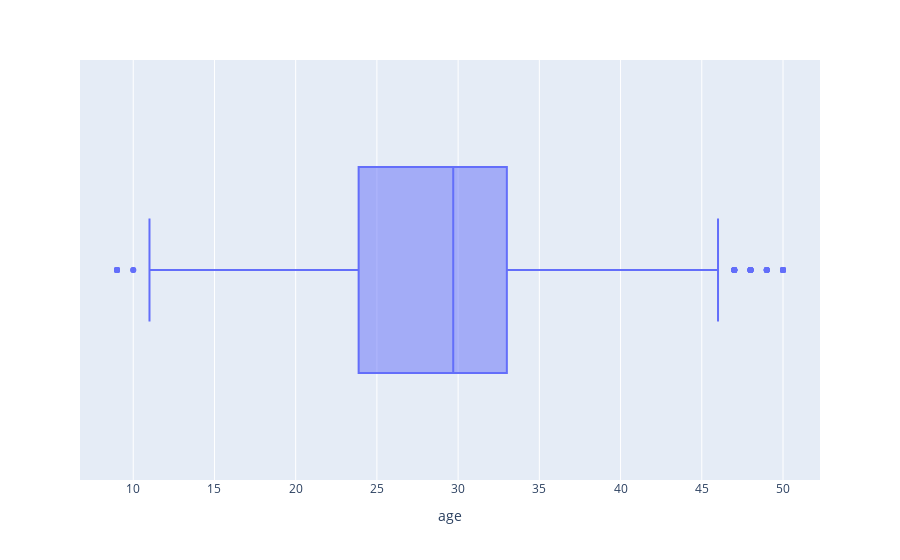

Here is the notebook cell this chart was saved with:
### Markdown cell above
##  Removing Outliers

### Code cell
import plotly.express as px
px.box(df_linear, x='age')

### Figure 1 — Plotly figure (JSON) as saved in the notebook; plotly's stock layout.template omitted (floating-point values rounded to 4 significant figures; data arrays with more than 128 entries replaced by an {"elided": "..."} marker saying what was removed)
{"data": [{"alignmentgroup": "True", "hovertemplate": "age=%{x}<extra></extra>", "legendgroup": "", "marker": {"color": "#636efa"}, "name": "", "notched": false, "offsetgroup": "", "orientation": "h", "showlegend": false, "type": "box", "x": {"elided": "773 float values"}, "x0": " ", "xaxis": "x", "y0": " ", "yaxis": "y"}], "layout": {"boxmode": "group", "legend": {"tracegroupgap": 0}, "margin": {"t": 60}, "xaxis": {"anchor": "y", "domain": [0, 1], "title": {"text": "age"}}, "yaxis": {"anchor": "x", "domain": [0, 1]}}}
